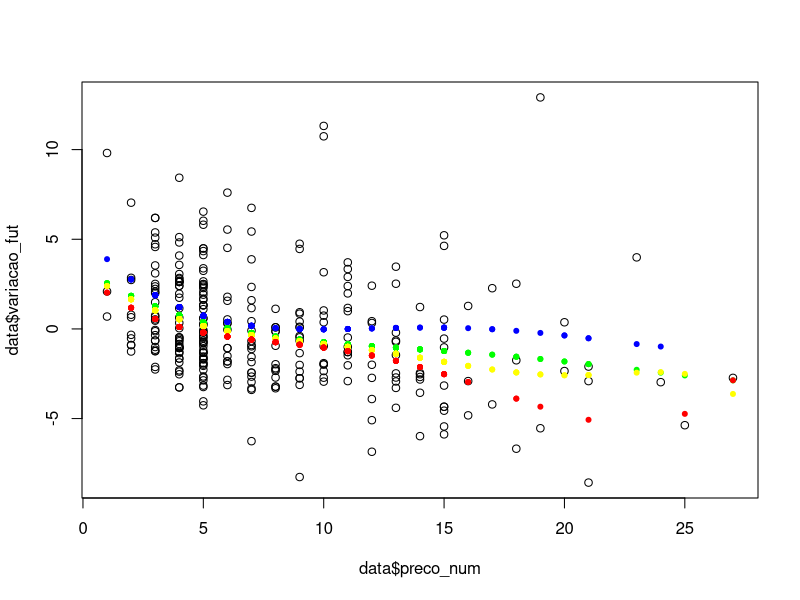

The R source for this figure:
#This script fits first round profits using linear models
#And plots the outputs of these models, along with input data
#No cross validation is used

require("caret")
require("MASS")
require("jsonlite")

r0data = read.table("r0data.txt")

head(r0data)

data = subset(r0data, vai_jogar==TRUE)
plot(data$preco_num, data$variacao_fut)

casa = subset(data, mando_fut == TRUE)
fora = subset(data, mando_fut == FALSE)

attach(data)
fit = lm(variacao_fut ~ poly(preco_num, 4))
points(preco_num, fitted(fit), col='green', pch=20)
fit = rlm(variacao_fut ~ poly(preco_num, 6))
points(preco_num, fitted(fit), col='yellow', pch=20)
detach("data")

attach(casa)
fit = lm(variacao_fut ~ poly(preco_num, 4))
points(preco_num, fitted(fit), col='blue', pch=20)
detach("casa")

attach(fora)
fit = lm(variacao_fut ~ poly(preco_num, 4))
points(preco_num, fitted(fit), col='red', pch=20)
detach("fora")


